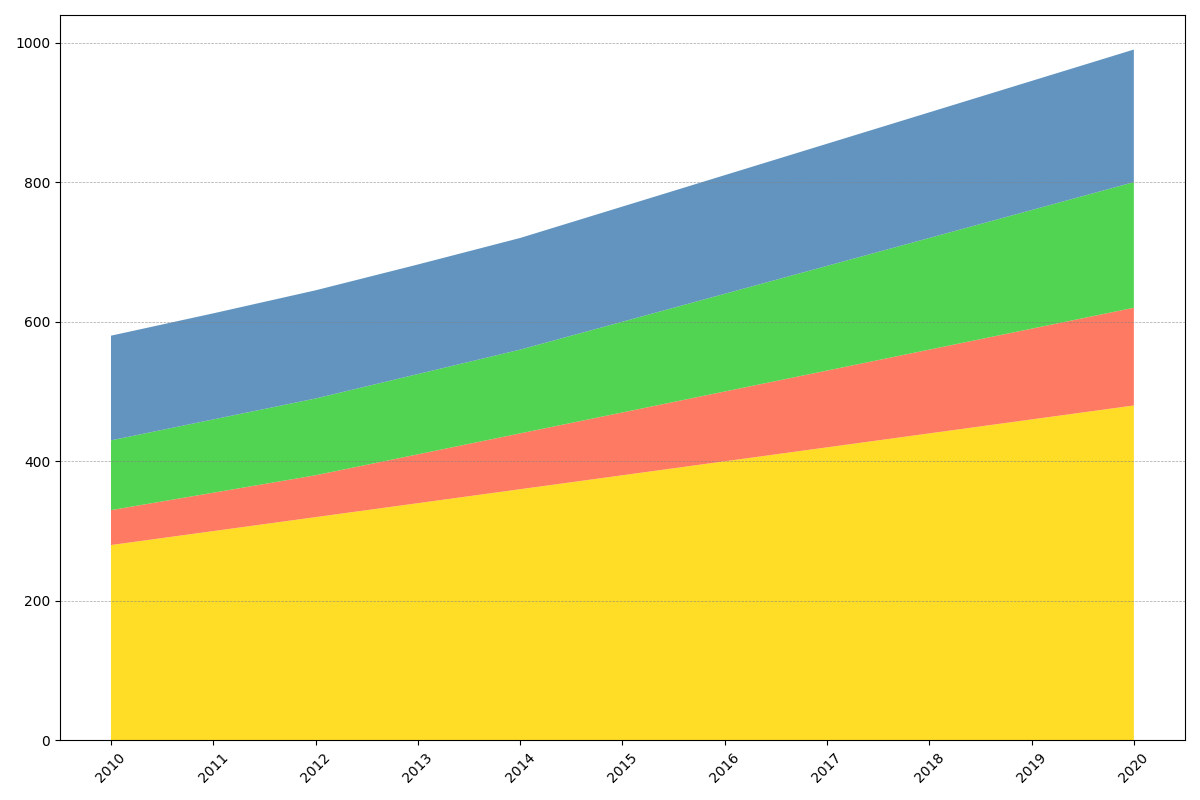

Reproduce this figure in Python.
import matplotlib.pyplot as plt
import numpy as np

# Define the years for the chart
years = np.arange(2010, 2021)

# Food production data (in million tonnes)
cereals = [280, 300, 320, 340, 360, 380, 400, 420, 440, 460, 480]
fruits = [50, 55, 60, 70, 80, 90, 100, 110, 120, 130, 140]
vegetables = [100, 105, 110, 115, 120, 130, 140, 150, 160, 170, 180]
dairy = [150, 152, 155, 157, 160, 165, 170, 175, 180, 185, 190]

# Stack the data
food_production = np.vstack([cereals, fruits, vegetables, dairy])

# Define the colors for each food category
colors = ['#FFD700', '#FF6347', '#32CD32', '#4682B4']

# Initialize the figure and axes
fig, ax = plt.subplots(figsize=(12, 8))

# Plot the stacked area chart
ax.stackplot(years, food_production, colors=colors, alpha=0.85)

# Format x-axis for better readability
ax.set_xticks(years)
ax.set_xticklabels(years, rotation=45)

# Add grid lines to the y-axis for better readability
ax.grid(color='gray', linestyle='--', linewidth=0.5, axis='y', alpha=0.7)

# Adjust layout to prevent overlap and ensure visibility
plt.tight_layout()

# Show the plot
plt.show()
